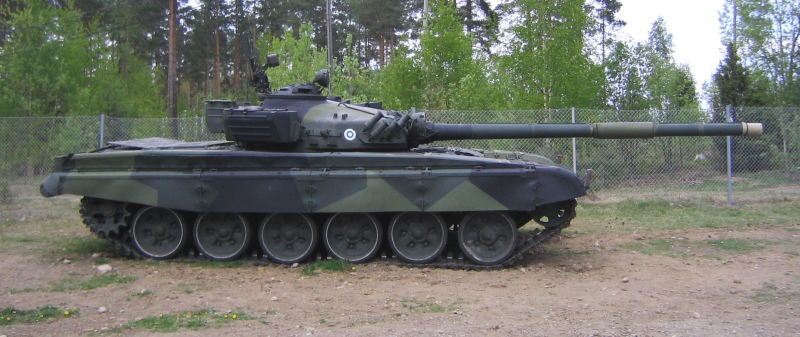
#> input picture data/images/train/430.jpg, 1600 x 674 px (shown at 1/2 size); the run also reads 1 picture not shown here
$ python resol.py --directory . --size 100 100   (older library calls are emulated)
#> lines starting #> are read from the running program, lines starting #| are printed output that depends on the picture
from PIL import Image
import os
import argparse

def rescale_images(directory, size):
#> called with directory = '.'
    for img in os.listdir(directory):
        im = Image.open(img)
#> im is the input picture: PIL image 1600x674 RGB; mean R, G, B 111.4, 114.6, 105.6
        im_resized = im.resize(size, Image.ANTIALIAS)
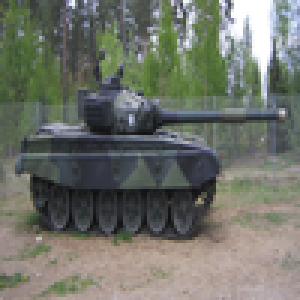
#> im_resized: PIL image 100x100 RGB (shown 3 times larger); mean R, G, B 111.4, 114.6, 105.5
        im_resized.save(img)
#> pass 2 of the loop in rescale_images, `for img in os.listdir(directory):`:
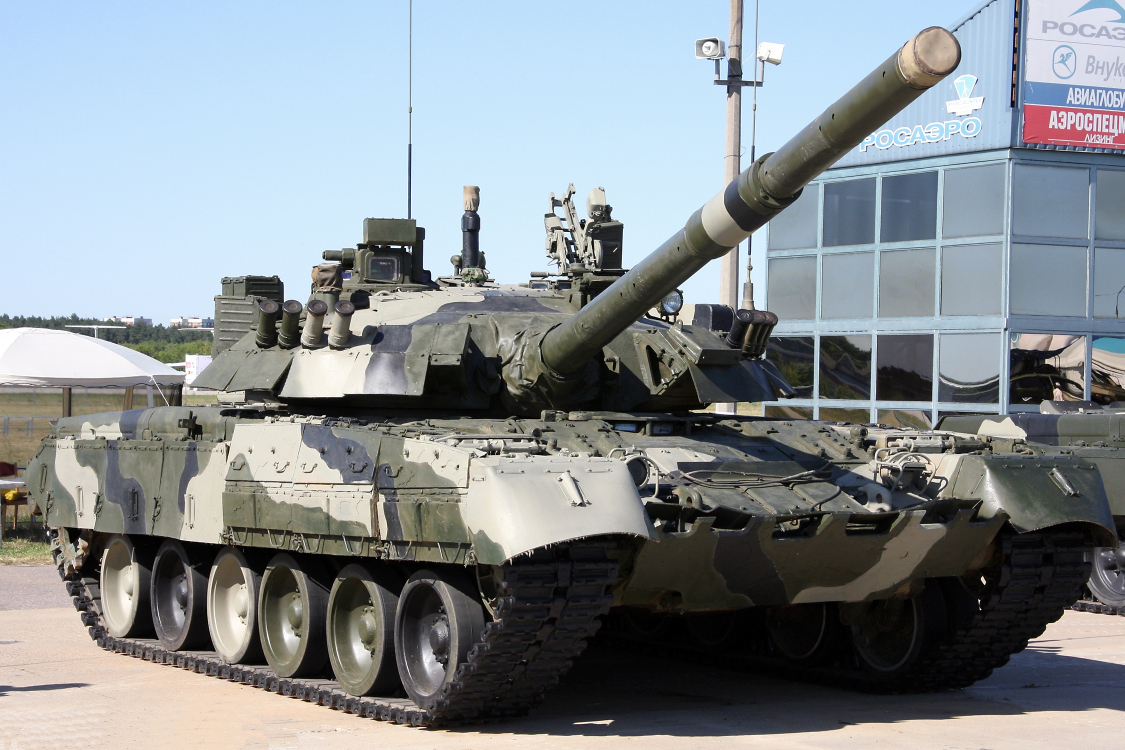
#> input picture data/images/train/T1.jpg, 2250 x 1500 px (shown at 1/2 size)
#> in rescale_images, im is the input picture: PIL image 2250x1500 RGB; mean R, G, B 134.9, 141.9, 146.2
#> in rescale_images, `im_resized = im.resize(size, Image.ANTIALIAS)`:
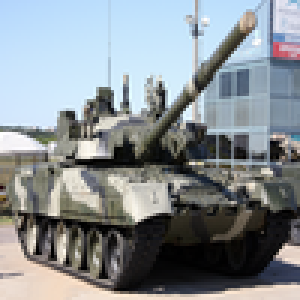
#> im_resized: PIL image 100x100 RGB (shown 3 times larger); mean R, G, B 134.9, 141.9, 146.1

if __name__ == '__main__':
    parser = argparse.ArgumentParser(description="Rescale images")
    parser.add_argument('-d', '--directory', type=str, required=True, help='Directory containing the images')
    parser.add_argument('-s', '--size', type=int, nargs=2, required=True, metavar=('width', 'height'), help='Image size')
    args = parser.parse_args()
#> (the run stopped early here; a loop or call above may not have finished)
